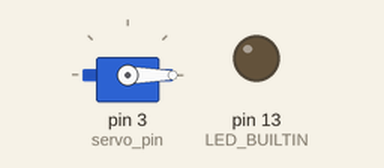
The sketch below on a simulated Arduino Uno, built with avr-gcc and run on an emulated ATmega328P. Shown: servo, output pins drawn as LEDs (lit = HIGH). Random numbers use the default seed unless the sketch sets one.

Above: at 0.1 s.
At 57.1 s:
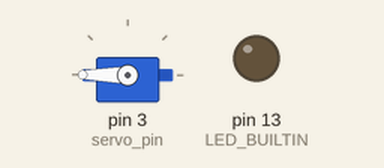
At 118.6 s:
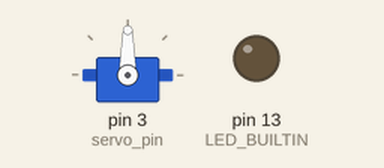
Timing chart, 0 to 122.7 s (numbered marks = the images above):
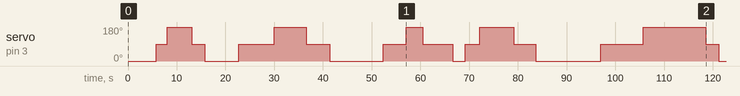

The sketch:

mouse_minder.ino
```cpp
#include <Servo.h>
// the setup function runs once when you press reset or power the board
int counter;
int servo_pin = 3;
Servo servo;
int delay_time;
int rotation_time;
void setup() {
  // initialize digital pin LED_BUILTIN as an output.
  pinMode(LED_BUILTIN, OUTPUT);
  servo.attach(servo_pin);
  counter = 0;
  delay_time=0;
  rotation_time=0;
}


// the loop function runs over and over again forever
void loop() {
  rotation_time = random(2000, 15000);

  Serial.println(rotation_time);
  servo.write(0);
  delay(rotation_time);

  delay_time = random(1000,10000);
  servo.write(90);
  servo.detach();
  delay(delay_time);
  servo.attach(servo_pin);

  rotation_time = random(2000, 15000);
  Serial.println(rotation_time);
  servo.write(180);
  delay(rotation_time);

  delay_time = random(1000,10000);
  servo.write(90);
  servo.detach();
  delay(delay_time);
  servo.attach(servo_pin);


}
```

Measured:
- by itself, servo on pin 3 (servo_pin): 0° → 90° at 5.8 s, → 180° 2.2 s later, → 90° 5.1 s later, → 0° 2.7 s later, … (20 changes in this stretch)
